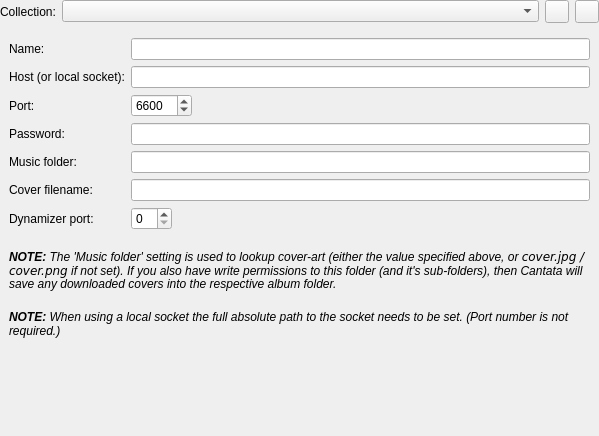
<?xml version="1.0" encoding="UTF-8"?>
<ui version="4.0">
 <class>ServerSettings</class>
 <widget class="QWidget" name="ServerSettings">
  <property name="geometry">
   <rect>
    <x>0</x>
    <y>0</y>
    <width>599</width>
    <height>436</height>
   </rect>
  </property>
  <layout class="QGridLayout" name="gridLayout_2">
   <property name="leftMargin">
    <number>0</number>
   </property>
   <property name="topMargin">
    <number>0</number>
   </property>
   <property name="rightMargin">
    <number>0</number>
   </property>
   <property name="bottomMargin">
    <number>0</number>
   </property>
   <item row="0" column="0">
    <widget class="QLabel" name="label">
     <property name="sizePolicy">
      <sizepolicy hsizetype="Maximum" vsizetype="Preferred">
       <horstretch>0</horstretch>
       <verstretch>0</verstretch>
      </sizepolicy>
     </property>
     <property name="text">
      <string>Collection:</string>
     </property>
    </widget>
   </item>
   <item row="0" column="1">
    <widget class="QComboBox" name="combo"/>
   </item>
   <item row="0" column="2">
    <widget class="QToolButton" name="addButton"/>
   </item>
   <item row="0" column="3">
    <widget class="QToolButton" name="removeButton"/>
   </item>
   <item row="1" column="0" colspan="4">
    <widget class="QStackedWidget" name="stackedWidget">
     <property name="currentIndex">
      <number>0</number>
     </property>
     <widget class="QWidget" name="page">
      <layout class="QGridLayout" name="gridLayout">
       <item row="0" column="0" colspan="2">
        <layout class="QFormLayout" name="formLayout">
         <property name="fieldGrowthPolicy">
          <enum>QFormLayout::ExpandingFieldsGrow</enum>
         </property>
         <item row="0" column="0">
          <widget class="QLabel" name="label_2">
           <property name="text">
            <string>Name:</string>
           </property>
           <property name="buddy">
            <cstring>name</cstring>
           </property>
          </widget>
         </item>
         <item row="0" column="1">
          <widget class="LineEdit" name="name"/>
         </item>
         <item row="1" column="0">
          <widget class="BuddyLabel" name="hostLabel">
           <property name="text">
            <string>Host (or local socket):</string>
           </property>
           <property name="buddy">
            <cstring>host</cstring>
           </property>
          </widget>
         </item>
         <item row="1" column="1">
          <widget class="LineEdit" name="host"/>
         </item>
         <item row="2" column="0">
          <widget class="BuddyLabel" name="portLabel">
           <property name="text">
            <string>Port:</string>
           </property>
           <property name="buddy">
            <cstring>port</cstring>
           </property>
          </widget>
         </item>
         <item row="2" column="1">
          <widget class="SpinBox" name="port">
           <property name="minimum">
            <number>1</number>
           </property>
           <property name="maximum">
            <number>65535</number>
           </property>
           <property name="value">
            <number>6600</number>
           </property>
          </widget>
         </item>
         <item row="3" column="0">
          <widget class="BuddyLabel" name="passwordLabel">
           <property name="text">
            <string>Password:</string>
           </property>
           <property name="buddy">
            <cstring>password</cstring>
           </property>
          </widget>
         </item>
         <item row="3" column="1">
          <widget class="LineEdit" name="password">
           <property name="echoMode">
            <enum>QLineEdit::Password</enum>
           </property>
          </widget>
         </item>
         <item row="4" column="0">
          <widget class="BuddyLabel" name="dirLabel">
           <property name="text">
            <string>Music folder:</string>
           </property>
           <property name="buddy">
            <cstring>dir</cstring>
           </property>
          </widget>
         </item>
         <item row="4" column="1">
          <widget class="PathRequester" name="dir"/>
         </item>
         <item row="5" column="0">
          <widget class="BuddyLabel" name="coverNameLabel">
           <property name="text">
            <string>Cover filename:</string>
           </property>
           <property name="buddy">
            <cstring>coverName</cstring>
           </property>
          </widget>
         </item>
         <item row="5" column="1">
          <widget class="LineEdit" name="coverName"/>
         </item>
         <item row="6" column="0">
          <widget class="BuddyLabel" name="dynamizerPortLabel">
           <property name="text">
            <string>Dynamizer port:</string>
           </property>
           <property name="buddy">
            <cstring>dynamizerPort</cstring>
           </property>
          </widget>
         </item>
         <item row="6" column="1">
          <widget class="SpinBox" name="dynamizerPort"/>
         </item>
        </layout>
       </item>
       <item row="1" column="0">
        <spacer name="verticalSpacer">
         <property name="orientation">
          <enum>Qt::Vertical</enum>
         </property>
         <property name="sizeType">
          <enum>QSizePolicy::Fixed</enum>
         </property>
         <property name="sizeHint" stdset="0">
          <size>
           <width>20</width>
           <height>13</height>
          </size>
         </property>
        </spacer>
       </item>
       <item row="2" column="0" colspan="2">
        <widget class="QLabel" name="musicFolderNoteLabel">
         <property name="text">
          <string>&lt;i&gt;&lt;b&gt;NOTE:&lt;/b&gt; The 'Music folder' setting is used to lookup cover-art (either the value specified above, or &lt;code&gt;cover.jpg / cover.png&lt;/code&gt; if not set). If you also have write permissions to this folder (and it's sub-folders), then Cantata will save any downloaded covers into the respective album folder.&lt;/i&gt;</string>
         </property>
         <property name="wordWrap">
          <bool>true</bool>
         </property>
        </widget>
       </item>
       <item row="3" column="0">
        <spacer name="verticalSpacer_3">
         <property name="orientation">
          <enum>Qt::Vertical</enum>
         </property>
         <property name="sizeType">
          <enum>QSizePolicy::Fixed</enum>
         </property>
         <property name="sizeHint" stdset="0">
          <size>
           <width>20</width>
           <height>13</height>
          </size>
         </property>
        </spacer>
       </item>
       <item row="4" column="0" colspan="2">
        <widget class="QLabel" name="socketNoteLabel">
         <property name="text">
          <string>&lt;i&gt;&lt;b&gt;NOTE:&lt;/b&gt; When using a local socket the full absolute path to the socket needs to be set. (Port number is not required.)&lt;/i&gt;</string>
         </property>
         <property name="wordWrap">
          <bool>true</bool>
         </property>
        </widget>
       </item>
       <item row="5" column="0">
        <spacer name="verticalSpacer_4">
         <property name="orientation">
          <enum>Qt::Vertical</enum>
         </property>
         <property name="sizeType">
          <enum>QSizePolicy::Fixed</enum>
         </property>
         <property name="sizeHint" stdset="0">
          <size>
           <width>20</width>
           <height>13</height>
          </size>
         </property>
        </spacer>
       </item>
       <item row="6" column="0" colspan="2">
        <widget class="QLabel" name="dynamizerNoteLabel">
         <property name="text">
          <string/>
         </property>
         <property name="wordWrap">
          <bool>true</bool>
         </property>
        </widget>
       </item>
       <item row="7" column="0">
        <spacer name="verticalSpacer_2">
         <property name="orientation">
          <enum>Qt::Vertical</enum>
         </property>
         <property name="sizeHint" stdset="0">
          <size>
           <width>20</width>
           <height>2</height>
          </size>
         </property>
        </spacer>
       </item>
      </layout>
     </widget>
     <widget class="QWidget" name="page_2">
      <layout class="QGridLayout" name="gridLayout_3">
       <item row="1" column="0">
        <spacer name="verticalSpacer_7">
         <property name="orientation">
          <enum>Qt::Vertical</enum>
         </property>
         <property name="sizeType">
          <enum>QSizePolicy::Fixed</enum>
         </property>
         <property name="sizeHint" stdset="0">
          <size>
           <width>20</width>
           <height>13</height>
          </size>
         </property>
        </spacer>
       </item>
       <item row="0" column="0" colspan="4">
        <layout class="QFormLayout" name="formLayout_2">
         <property name="fieldGrowthPolicy">
          <enum>QFormLayout::ExpandingFieldsGrow</enum>
         </property>
         <item row="0" column="0">
          <widget class="BuddyLabel" name="dirLabel_2">
           <property name="text">
            <string>Music folder:</string>
           </property>
           <property name="buddy">
            <cstring>dir</cstring>
           </property>
          </widget>
         </item>
         <item row="0" column="1">
          <widget class="PathRequester" name="basicDir"/>
         </item>
         <item row="1" column="0">
          <widget class="BuddyLabel" name="basicCoverNameLabel">
           <property name="text">
            <string>Cover filename:</string>
           </property>
           <property name="buddy">
            <cstring>basicCoverName</cstring>
           </property>
          </widget>
         </item>
         <item row="1" column="1">
          <widget class="LineEdit" name="basicCoverName"/>
         </item>
        </layout>
       </item>
       <item row="2" column="0" colspan="4">
        <widget class="StateLabel" name="basicMusicFolderNoteLabel">
         <property name="text">
          <string>&lt;i&gt;&lt;b&gt;NOTE:&lt;/b&gt; If you change the 'Music folder' setting, then you will need to manually update the music database. This can be performed by pressing the 'Refresh Database' button in the 'Artists' or 'Albums' views.&lt;/i&gt;</string>
         </property>
         <property name="wordWrap">
          <bool>true</bool>
         </property>
        </widget>
       </item>
       <item row="3" column="1">
        <spacer name="verticalSpacer_8">
         <property name="orientation">
          <enum>Qt::Vertical</enum>
         </property>
         <property name="sizeType">
          <enum>QSizePolicy::Fixed</enum>
         </property>
         <property name="sizeHint" stdset="0">
          <size>
           <width>20</width>
           <height>13</height>
          </size>
         </property>
        </spacer>
       </item>
       <item row="4" column="0" colspan="4">
        <widget class="QLabel" name="musicFolderNoteLabel_2">
         <property name="text">
          <string>&lt;i&gt;&lt;b&gt;NOTE:&lt;/b&gt; If no setting is specified for 'Cover filename, then Cantata will use a default of &lt;code&gt;cover&lt;/code&gt; &lt;/i&gt;</string>
         </property>
         <property name="alignment">
          <set>Qt::AlignLeading|Qt::AlignLeft|Qt::AlignTop</set>
         </property>
         <property name="wordWrap">
          <bool>true</bool>
         </property>
        </widget>
       </item>
       <item row="5" column="2">
        <spacer name="verticalSpacer_6">
         <property name="orientation">
          <enum>Qt::Vertical</enum>
         </property>
         <property name="sizeHint" stdset="0">
          <size>
           <width>20</width>
           <height>363</height>
          </size>
         </property>
        </spacer>
       </item>
      </layout>
     </widget>
    </widget>
   </item>
  </layout>
 </widget>
 <customwidgets>
  <customwidget>
   <class>BuddyLabel</class>
   <extends>QLabel</extends>
   <header>buddylabel.h</header>
  </customwidget>
  <customwidget>
   <class>StateLabel</class>
   <extends>QLabel</extends>
   <header>statelabel.h</header>
  </customwidget>
  <customwidget>
   <class>SpinBox</class>
   <extends>QSpinBox</extends>
   <header>spinbox.h</header>
  </customwidget>
  <customwidget>
   <class>LineEdit</class>
   <extends>QLineEdit</extends>
   <header>lineedit.h</header>
  </customwidget>
  <customwidget>
   <class>PathRequester</class>
   <extends>QLineEdit</extends>
   <header>pathrequester.h</header>
   <container>1</container>
  </customwidget>
 </customwidgets>
 <tabstops>
  <tabstop>combo</tabstop>
 </tabstops>
 <resources/>
 <connections/>
</ui>
